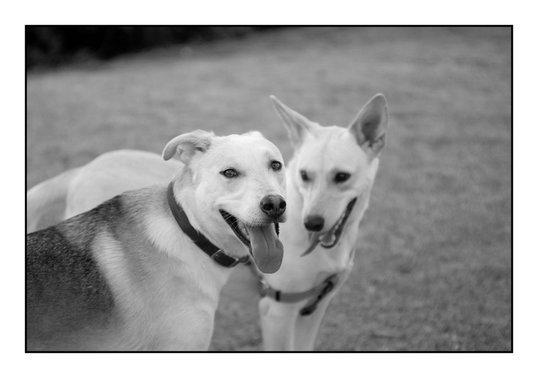
#> input picture Chapter1/lulu1.jpg, 538 x 378 px
$ python Ex7.py   (Python 2 division)
#> lines starting #> are read from the running program, lines starting #| are printed output that depends on the picture; after the words box and inside, x2 and y2 are one past the last pixel; in counts of white or black regions, pixels touching at a corner belong together
import numpy as np
import cv2

# half-toning. 4 bits instead of every 1
Iin1 = cv2.imread('lulu1.jpg', cv2.IMREAD_GRAYSCALE)
#> Iin1 is the input picture: shape (378, 538); min 0, max 255, mean 154.9
cv2.imshow('kidface', Iin1)


d1,d2 = Iin1.shape
#> d1 = 378; d2 = 538
print(d1,d2)
#| 378 538


Iout2 = np.zeros([d1*2, d2*2], np.uint8)

for i in range(d1):
    for j in range(d2):
        k = 2*i
        m = 2*j
        num = Iin1[i, j]
        if 51 <=num <= 101:
            Iout2[k + 1, m] = 255
        else:
            if 102 <= num <= 152:
                Iout2[k+1, m] =255
                Iout2[k, m+1] = 255
            else:
                if 153 <= num <= 203:
                    Iout2[k+1, m+1] = 255
                    Iout2[k, m+1] = 255
                    Iout2[k+1, m] = 255
                else:
                    if 204 <= num <= 255:
                        Iout2[k, m] = 255
                        Iout2[k+1, m+1] = 255
                        Iout2[k+1, m] = 255
                        Iout2[k, m+1] = 255
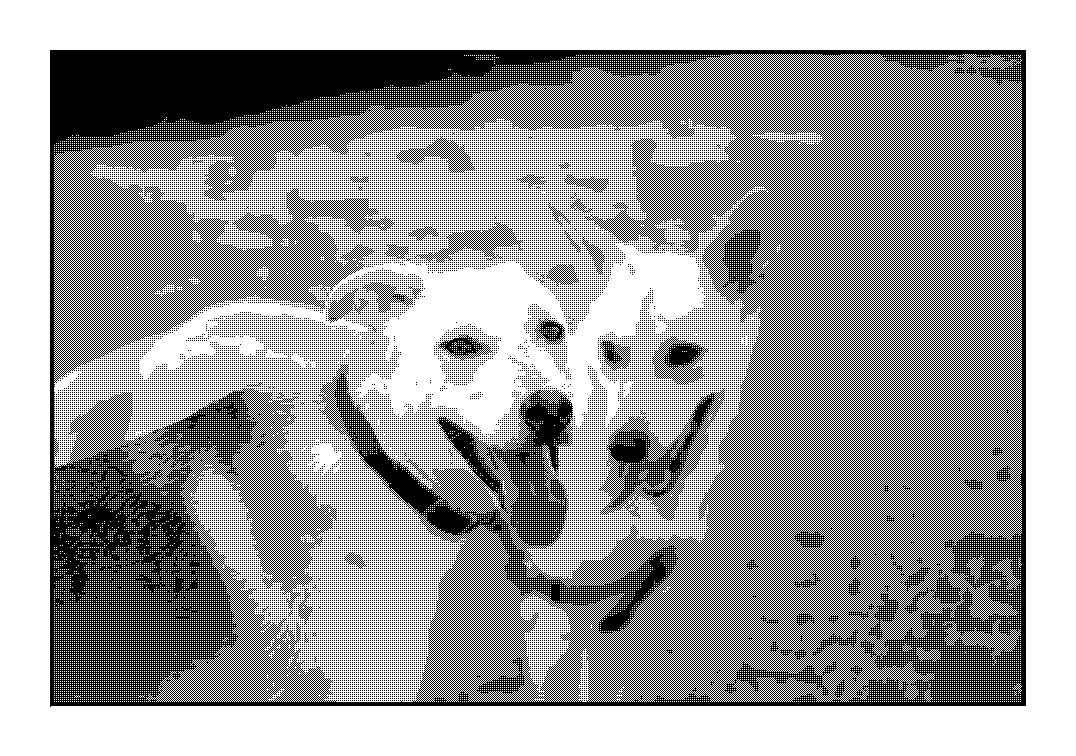
#> Iout2: shape (756, 1076); 61.6% white; black in thin lines or dots, all inside (x1, y1, x2, y2) = (50, 50, 1026, 707)


# print Iout2.size

cv2.imshow("output2", Iout2)

cv2.waitKey(0)

print 'destroy all windows'
cv2.destroyAllWindows()

$ run again, with Chapter1/cameraman.jpg copied over Chapter1/lulu1.jpg
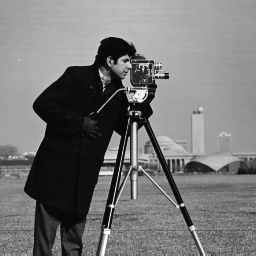
#> input picture Chapter1/cameraman.jpg, 256 x 256 px
#> Iin1 is the input picture: shape (256, 256); min 7, max 253, mean 118.7
#| 256 256
#> after the loop `for i in range(d1):`:
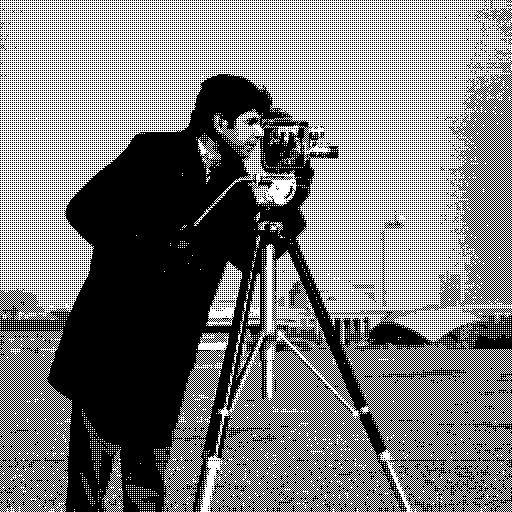
#> Iout2: shape (512, 512); 48% white in thin lines or dots

$ run again, with Chapter1/kidface.jpg copied over Chapter1/lulu1.jpg
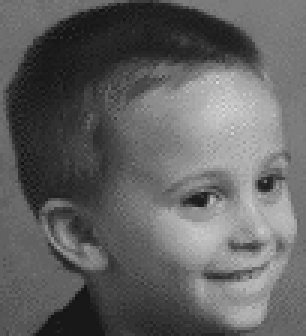
#> input picture Chapter1/kidface.jpg, 102 x 112 px (shown 3 times larger)
#> Iin1 is the input picture: shape (112, 102); min 17, max 217, mean 97.6
#| 112 102
#> after the loop `for i in range(d1):`:
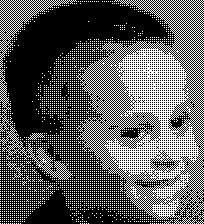
#> Iout2: shape (224, 204); 35.3% white in thin lines or dots
